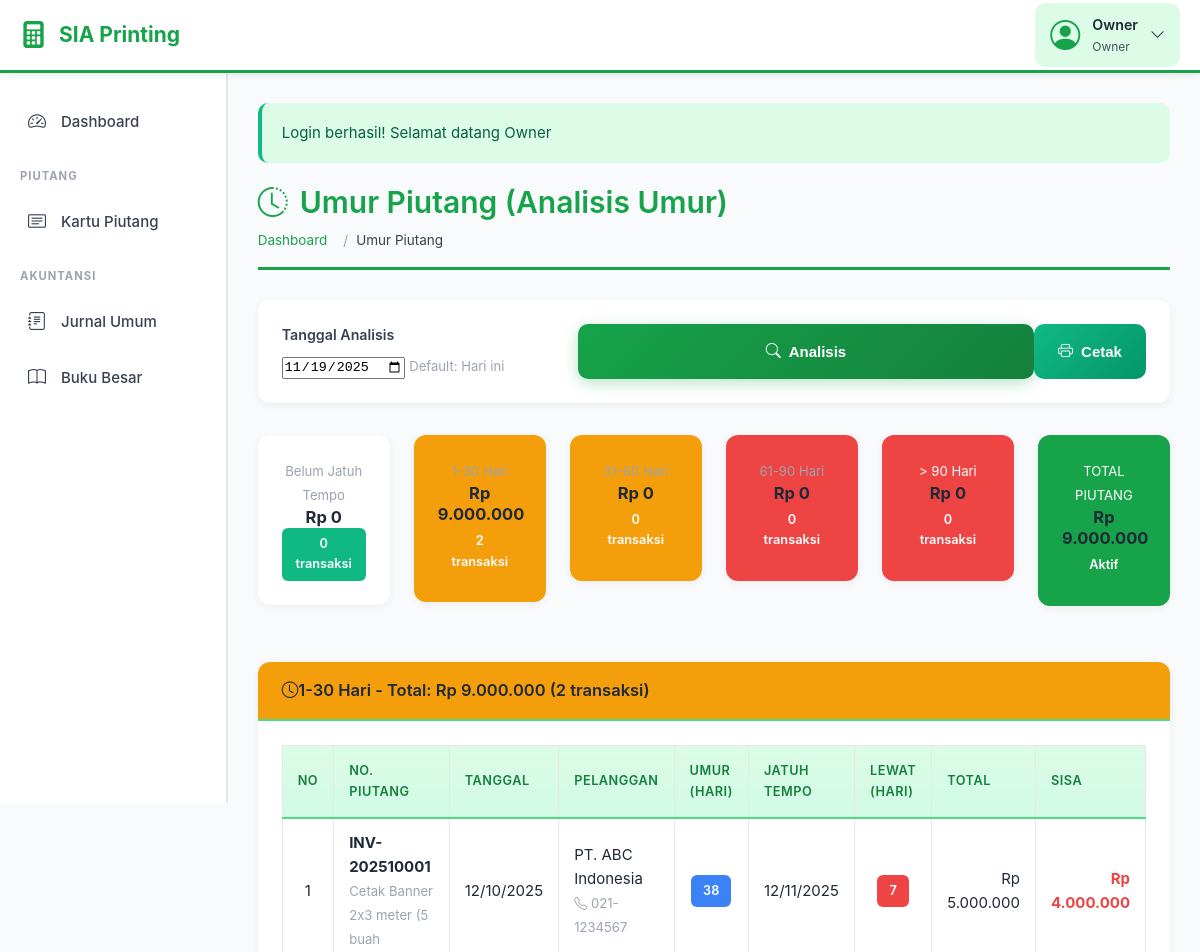
The app's page /umur-piutang.php (signed in, upper part), older data.
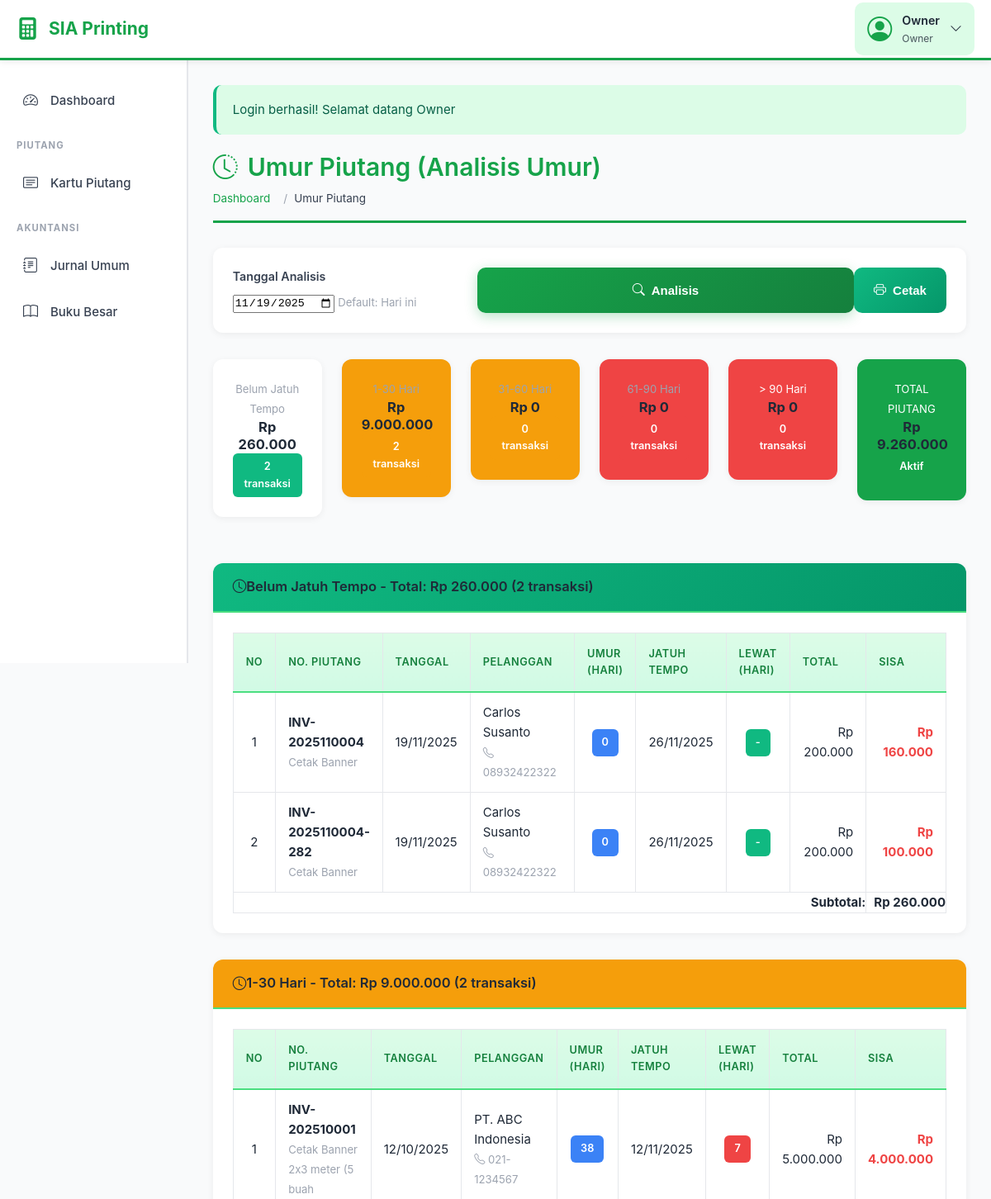
The same page, newer data.
### tables this page shows
CREATE TABLE `piutang` (
  `id_piutang` int(11) NOT NULL,
  `no_piutang` varchar(50) NOT NULL,
  `tanggal` date NOT NULL,
  `id_pelanggan` int(11) NOT NULL,
  `jenis_jasa` varchar(100) NOT NULL,
  `kategori` varchar(50) NOT NULL,
  `total` decimal(15,2) NOT NULL,
  `dibayar` decimal(15,2) DEFAULT 0.00,
  `sisa` decimal(15,2) NOT NULL,
  `jatuh_tempo` date NOT NULL,
  `syarat_kredit` varchar(100) DEFAULT 'Net 30',
  `status` enum('Belum Lunas','Lunas') DEFAULT 'Belum Lunas',
  `created_by` int(11) DEFAULT NULL,
  `created_at` timestamp NOT NULL DEFAULT current_timestamp()
);

CREATE TABLE `master_pelanggan` (
  `id_pelanggan` int(11) NOT NULL,
  `nama_pelanggan` varchar(100) NOT NULL,
  `alamat` text DEFAULT NULL,
  `telepon` varchar(20) DEFAULT NULL,
  `email` varchar(100) DEFAULT NULL,
  `created_at` timestamp NOT NULL DEFAULT current_timestamp()
);

### config.php (called while the page is built, shortened)
<?php
function format_rupiah($angka) {
    return 'Rp ' . number_format($angka, 0, ',', '.');
}
?>

### umur-piutang.php (the view, shortened to what the changed rows need)
<?php
require_once 'config.php';
$tanggal_analisis = isset($_GET['tanggal']) ? $_GET['tanggal'] : date('Y-m-d');
$query = "SELECT p.*, mp.nama_pelanggan, mp.telepon,
          DATEDIFF('$tanggal_analisis', p.jatuh_tempo) as hari_lewat,
          DATEDIFF('$tanggal_analisis', p.tanggal) as umur_piutang
          FROM piutang p
          JOIN master_pelanggan mp ON p.id_pelanggan = mp.id_pelanggan
          WHERE p.status = 'Belum Lunas'
          AND p.sisa > 0
          ORDER BY hari_lewat DESC, p.tanggal ASC";
$result = $conn->query($query);
$umur_categories = [
    'belum_jatuh_tempo' => ['label' => 'Belum Jatuh Tempo', 'data' => [], 'total' => 0],
    '1_30_hari' => ['label' => '1-30 Hari', 'data' => [], 'total' => 0],
    '31_60_hari' => ['label' => '31-60 Hari', 'data' => [], 'total' => 0],
    '61_90_hari' => ['label' => '61-90 Hari', 'data' => [], 'total' => 0],
    'lebih_90_hari' => ['label' => '> 90 Hari', 'data' => [], 'total' => 0],
];
$total_keseluruhan = 0;
while ($row = $result->fetch_assoc()) {
    $hari_lewat = $row['hari_lewat'];
    $sisa = $row['sisa'];
    if ($hari_lewat < 0) {
        $umur_categories['belum_jatuh_tempo']['data'][] = $row;
        $umur_categories['belum_jatuh_tempo']['total'] += $sisa;
    } elseif ($hari_lewat <= 30) {
        $umur_categories['1_30_hari']['data'][] = $row;
        $umur_categories['1_30_hari']['total'] += $sisa;
    } elseif ($hari_lewat <= 60) {
        $umur_categories['31_60_hari']['data'][] = $row;
        $umur_categories['31_60_hari']['total'] += $sisa;
    } elseif ($hari_lewat <= 90) {
        $umur_categories['61_90_hari']['data'][] = $row;
        $umur_categories['61_90_hari']['total'] += $sisa;
    } else {
        $umur_categories['lebih_90_hari']['data'][] = $row;
        $umur_categories['lebih_90_hari']['total'] += $sisa;
    }
    $total_keseluruhan += $sisa;
}
include 'includes/header.php';
?>
<div class="page-title">
    <h1><i class="bi bi-clock-history me-2"></i>Umur Piutang (Analisis Umur)</h1>
</div>
<div class="row mb-4">
    <div class="col-md-2">
        <div class="card bg-light">
            <div class="card-body text-center">
                <small class="text-muted d-block mb-1">Belum Jatuh Tempo</small>
                <h5 class="mb-0 fw-bold"><?php echo format_rupiah($umur_categories['belum_jatuh_tempo']['total']); ?></h5>
                <small class="badge bg-success"><?php echo count($umur_categories['belum_jatuh_tempo']['data']); ?> transaksi</small>
            </div>
        </div>
    </div>
    <div class="col-md-2">
        <div class="card bg-primary text-white">
            <div class="card-body text-center">
                <small class="opacity-75 d-block mb-1">TOTAL PIUTANG</small>
                <h5 class="mb-0 fw-bold"><?php echo format_rupiah($total_keseluruhan); ?></h5>
                <small class="badge bg-dark"><?php echo array_sum(array_column($umur_categories, 'total')) > 0 ? 'Aktif' : 'Kosong'; ?></small>
            </div>
        </div>
    </div>
</div>
<?php foreach ($umur_categories as $key => $category): ?>
    <?php if (count($category['data']) > 0): ?>
        <div class="card mb-4">
            <div class="card-header <?php
                echo ($key == 'belum_jatuh_tempo') ? 'bg-success text-white' :
                     (($key == '1_30_hari') ? 'bg-warning' :
                     (($key == '31_60_hari') ? 'bg-warning' :
                     (($key == '61_90_hari') ? 'bg-danger text-white' : 'bg-danger text-white')));
            ?>">
                <h5 class="mb-0">
                    <i class="bi bi-clock me-2"></i><?php echo $category['label']; ?>
                    - Total: <?php echo format_rupiah($category['total']); ?>
                    (<?php echo count($category['data']); ?> transaksi)
                </h5>
            </div>
            <div class="card-body">
                <div class="table-responsive">
                    <table class="table table-hover table-bordered">
                        <thead class="table-light">
                            <tr>
                                <th width="5%">No</th>
                                <th width="12%">No. Piutang</th>
                                <th width="10%">Tanggal</th>
                                <th width="20%">Pelanggan</th>
                                <th width="8%" class="text-center">Umur (Hari)</th>
                                <th width="10%">Jatuh Tempo</th>
                                <th width="8%" class="text-center">Lewat (Hari)</th>
                                <th width="12%" class="text-end">Total</th>
                                <th width="15%" class="text-end">Sisa</th>
                            </tr>
                        </thead>
                        <tbody>
                            <?php
                            $no = 1;
                            foreach ($category['data'] as $row):
                            ?>
                                <tr>
                                    <td class="text-center"><?php echo $no++; ?></td>
                                    <td>
                                        <strong><?php echo $row['no_piutang']; ?></strong>
                                        <br><small class="text-muted"><?php echo substr($row['jenis_jasa'], 0, 30); ?></small>
                                    </td>
                                    <td><?php echo date('d/m/Y', strtotime($row['tanggal'])); ?></td>
                                    <td>
                                        <?php echo $row['nama_pelanggan']; ?>
                                        <?php if ($row['telepon']): ?>
                                            <br><small class="text-muted"><i class="bi bi-telephone"></i> <?php echo $row['telepon']; ?></small>
                                        <?php endif; ?>
                                    </td>
                                    <td class="text-center">
                                        <span class="badge bg-info"><?php echo $row['umur_piutang']; ?></span>
                                    </td>
                                    <td><?php echo date('d/m/Y', strtotime($row['jatuh_tempo'])); ?></td>
                                    <td class="text-center">
                                        <?php if ($row['hari_lewat'] < 0): ?>
                                            <span class="badge bg-success">-</span>
                                        <?php else: ?>
                                            <span class="badge bg-danger"><?php echo $row['hari_lewat']; ?></span>
                                        <?php endif; ?>
                                    </td>
                                    <td class="text-end"><?php echo format_rupiah($row['total']); ?></td>
                                    <td class="text-end fw-bold text-danger"><?php echo format_rupiah($row['sisa']); ?></td>
                                </tr>
                            <?php endforeach; ?>
                        </tbody>
                        <tfoot class="table-secondary">
                            <tr>
                                <th colspan="8" class="text-end">Subtotal:</th>
                                <th class="text-end"><?php echo format_rupiah($category['total']); ?></th>
                            </tr>
                        </tfoot>
                    </table>
                </div>
            </div>
        </div>
    <?php endif; ?>
<?php endforeach; ?>
<?php include 'includes/footer.php'; ?>

Row changes from the older to the newer data that the page shows:
added piutang: no_piutang "INV-2025110004", jenis_jasa "Cetak Banner", tanggal "19/11/2025", id_pelanggan.nama_pelanggan "Carlos Susanto", id_pelanggan.telepon "08932422322", umur_piutang "0", jatuh_tempo "26/11/2025", total "Rp 200.000", sisa "Rp 160.000", shown under "Belum Jatuh Tempo"
added piutang: no_piutang "INV-2025110004-282", jenis_jasa "Cetak Banner", tanggal "19/11/2025", id_pelanggan.nama_pelanggan "Carlos Susanto", id_pelanggan.telepon "08932422322", umur_piutang "0", jatuh_tempo "26/11/2025", total "Rp 200.000", sisa "Rp 100.000", shown under "Belum Jatuh Tempo"
Text that changed along with them:
format_rupiah($umur_categories['belum_jatuh_tempo']['total']): "Rp 0" → "Rp 260.000"
count($umur_categories['belum_jatuh_tempo']['data']): "0" → "2"
format_rupiah($total_keseluruhan): "Rp 9.000.000" → "Rp 9.260.000"
new list line: "Belum Jatuh Tempo - Total: Rp 260.000 ( 2 transaksi) NO NO. PIUTANG TANGGAL PELANGGAN UMUR (HARI) JATUH TEMPO LEWAT (HARI) TOTAL SISA Subtotal: Rp 260.000"
